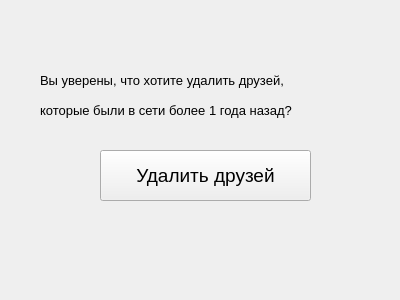
<?xml version="1.0" encoding="UTF-8"?>
<ui version="4.0">
 <class>Form</class>
 <widget class="QWidget" name="Form">
  <property name="geometry">
   <rect>
    <x>0</x>
    <y>0</y>
    <width>400</width>
    <height>300</height>
   </rect>
  </property>
  <property name="windowTitle">
   <string>Form</string>
  </property>
  <widget class="QLabel" name="label">
   <property name="geometry">
    <rect>
     <x>40</x>
     <y>60</y>
     <width>331</width>
     <height>41</height>
    </rect>
   </property>
   <property name="font">
    <font>
     <pointsize>10</pointsize>
    </font>
   </property>
   <property name="text">
    <string>Вы уверены, что хотите удалить друзей, </string>
   </property>
  </widget>
  <widget class="QLabel" name="label_2">
   <property name="geometry">
    <rect>
     <x>40</x>
     <y>100</y>
     <width>341</width>
     <height>21</height>
    </rect>
   </property>
   <property name="font">
    <font>
     <pointsize>10</pointsize>
    </font>
   </property>
   <property name="text">
    <string>которые были в сети более 1 года назад?</string>
   </property>
  </widget>
  <widget class="QPushButton" name="pushButton">
   <property name="geometry">
    <rect>
     <x>100</x>
     <y>150</y>
     <width>211</width>
     <height>51</height>
    </rect>
   </property>
   <property name="font">
    <font>
     <pointsize>14</pointsize>
    </font>
   </property>
   <property name="text">
    <string>Удалить друзей</string>
   </property>
  </widget>
 </widget>
 <resources/>
 <connections/>
</ui>
